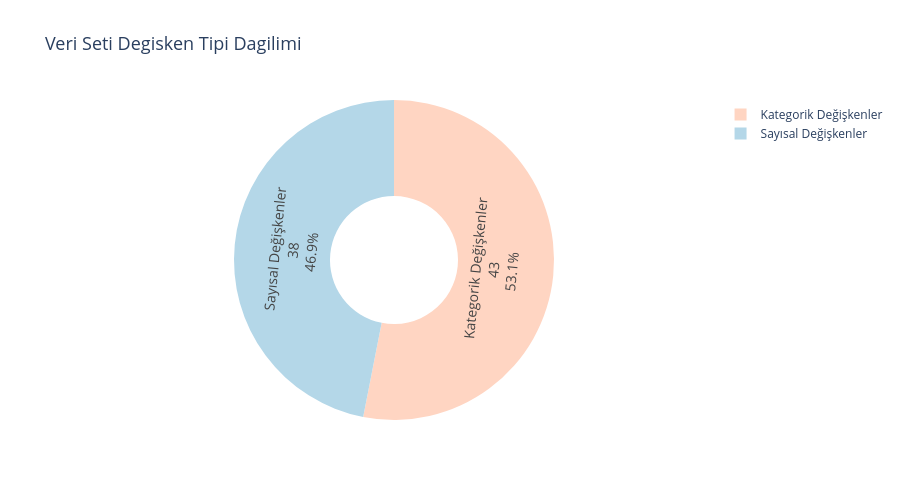

The cell this chart's notebook holds for it:
### Markdown cell above
## 📊 **Veri Seti Yapısı Görselleştirmesi**

### Code cell
# Veri tipi dağılımını görselleştirme
data_types = df.dtypes.value_counts()

fig = go.Figure(data=[go.Pie(
    labels=['Sayısal Değişkenler', 'Kategorik Değişkenler'],
    values=[df.select_dtypes(include=[np.number]).shape[1], 
            df.select_dtypes(include=["object"]).shape[1]],
    hole=0.4,
    marker=dict(colors=['#B4D7E8', '#FFD5C2']),
    textinfo='label+percent+value',
    textfont_size=14
)])

fig.update_layout(
    title='Veri Seti Degisken Tipi Dagilimi',
    title_font_size=18,
    height=500,
    showlegend=True
)

fig.show()

### Figure 1 — Plotly figure (JSON) as saved in the notebook; plotly's stock layout.template omitted (floating-point values rounded to 4 significant figures)
{"data": [{"hole": 0.4, "labels": ["Sayısal Değişkenler", "Kategorik Değişkenler"], "marker": {"colors": ["#B4D7E8", "#FFD5C2"]}, "textfont": {"size": 14}, "textinfo": "label+percent+value", "type": "pie", "values": [38, 43]}], "layout": {"height": 500, "showlegend": true, "title": {"font": {"size": 18}, "text": "Veri Seti Degisken Tipi Dagilimi"}}}
